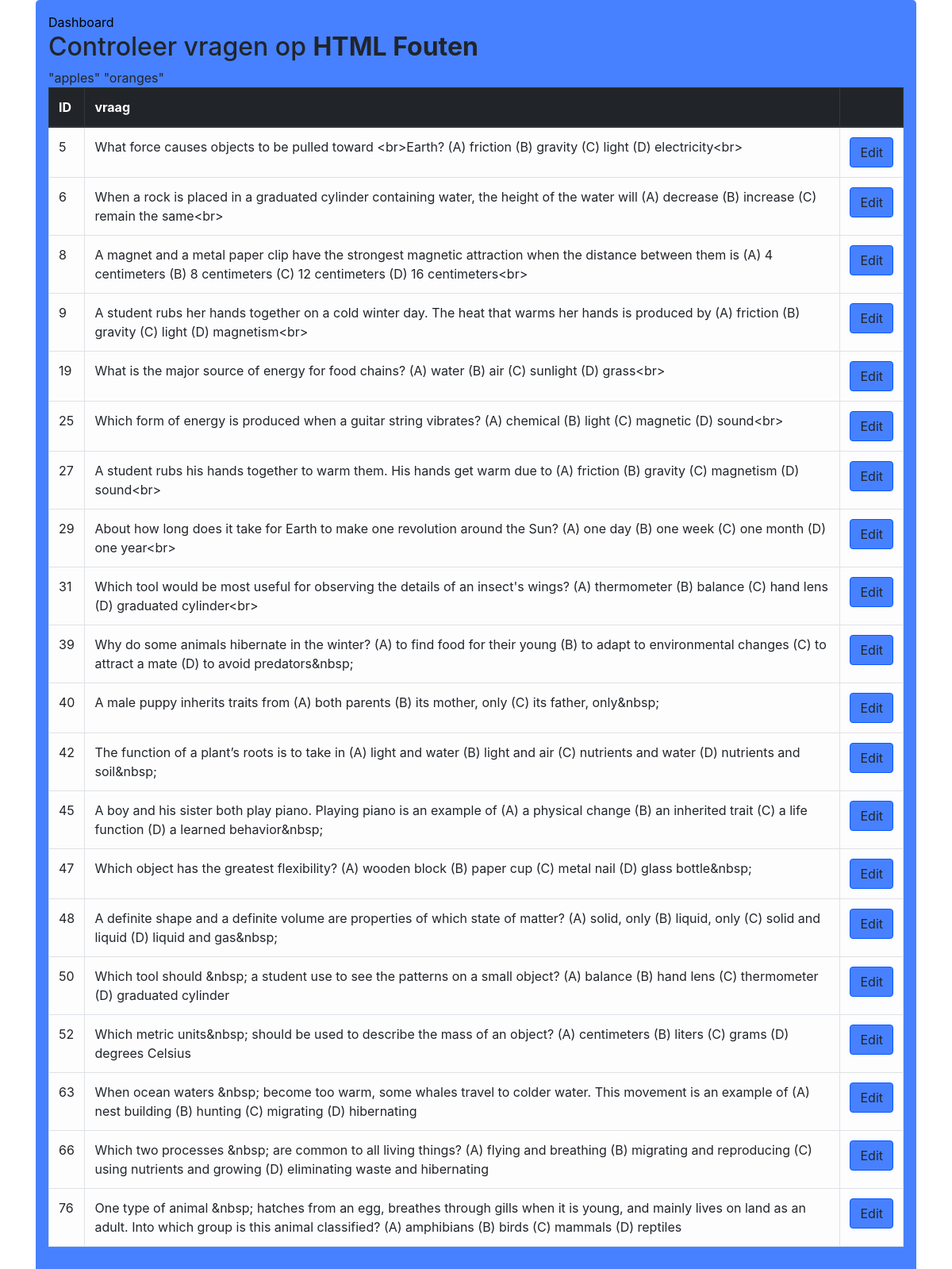
Page /editor/cleaner/ on the committed database.
### tables this page shows
CREATE TABLE `vragen` (
  `id` integer NOT NULL
,  `leerdoel` integer DEFAULT NULL
,  `vraag` text NOT NULL
,  `auteur` integer DEFAULT NULL
);

### main.py (the view)
@app.route("/editor/cleaner/")
def htmleditor():
    con = sqlite3.connect(DATABASE)
    con.row_factory = sqlite3.Row
    cur = con.cursor()
    cur.execute("SELECT * FROM vragen WHERE vraag LIKE '%<br>%' OR vraag LIKE '%&nbsp;%'")
    rows = cur.fetchall()
    return render_template("HTMLeditor.html",rows = rows)

### main.py (called while the page is built)
@app.teardown_appcontext
def close_connection(exception):
    db = getattr(g, '_database', None)
    if db is not None:
        db.close()

@app.before_request
def before_request():
    g.user = None
    if 'user_id' in session:
        user = [x for x in users if x.id == session['user_id']][0]
        g.user = user

### templates/HTMLeditor.html (shortened to what this page needs)
<!DOCTYPE html>
<html lang="en">
<head>
    <link rel="stylesheet" href="/static/bootstrap.css" type="text/css">
</head>
<body>
<main>
<div class="container">
    <div class="row">
        <div class="col md-12">
            <div class="jumbotron p-3">
                <ul class="nav">
                    <a href="{{ url_for('menu') }}">Dashboard</a>
                </ul>
                <h2>Controleer vragen op <b>HTML Fouten</b></h2>
                    <a> "apples" "oranges" </a>
                <table class="table table-hover table-light table-bordered">
                    <thead class="thead-dark">
                    <tr>
                        <th>ID</th>
                        <th>vraag</th>
                        <th></th>
                    </thead>
                   {% for row in rows %}
                    <tr>
                        <td>{{row.id}}</td>
                        <td>{{row.vraag}}</td>
                        <td>
                            <a href="/editor/htmlcleaner/update/{{row.id}}" class="btn btn-warning btn-xs" data-toggle="modal" data-target="#modaledit{{row.id}}">Edit</a>
                        </td>
                    </tr>
            {% endfor %}
        </div>
    </main>
    </body>
</html>

### rows in the picture
vragen: id "5", vraag "What force causes objects to be pulled toward <br>Earth? (A) friction (B) gravity (C) light (D) electricity<br>"
vragen: id "6", vraag "When a rock is placed in a graduated cylinder containing water, the height of the water will (A) decrease (B) increase (C) remain the same<br>"
vragen: id "8", vraag "A magnet and a metal paper clip have the strongest magnetic attraction when the distance between them is (A) 4 centimeters (B) 8 centimeters (C) 12 centimeters (D) 16 centimeters<br>"
vragen: id "9", vraag "A student rubs her hands together on a cold winter day. The heat that warms her hands is produced by (A) friction (B) gravity (C) light (D) magnetism<br>"
vragen: id "19", vraag "What is the major source of energy for food chains? (A) water (B) air (C) sunlight (D) grass<br>"
vragen: id "25", vraag "Which form of energy is produced when a guitar string vibrates? (A) chemical (B) light (C) magnetic (D) sound<br>"
vragen: id "27", vraag "A student rubs his hands together to warm them. His hands get warm due to (A) friction (B) gravity (C) magnetism (D) sound<br>"
vragen: id "29", vraag "About how long does it take for Earth to make one revolution around the Sun? (A) one day (B) one week (C) one month (D) one year<br>"
vragen: id "31", vraag "Which tool would be most useful for observing the details of an insect's wings? (A) thermometer (B) balance (C) hand lens (D) graduated cylinder<br>"
vragen: id "39", vraag "Why do some animals hibernate in the winter? (A) to find food for their young (B) to adapt to environmental changes (C) to attract a mate (D) to avoid predators&nbsp;"
vragen: id "40", vraag "A male puppy inherits traits from (A) both parents (B) its mother, only (C) its father, only&nbsp;"
vragen: id "42", vraag "The function of a plant’s roots is to take in (A) light and water (B) light and air (C) nutrients and water (D) nutrients and soil&nbsp;"
vragen: id "45", vraag "A boy and his sister both play piano. Playing piano is an example of (A) a physical change (B) an inherited trait (C) a life function (D) a learned behavior&nbsp;"
vragen: id "47", vraag "Which object has the greatest flexibility? (A) wooden block (B) paper cup (C) metal nail (D) glass bottle&nbsp;"
vragen: id "48", vraag "A definite shape and a definite volume are properties of which state of matter? (A) solid, only (B) liquid, only (C) solid and liquid (D) liquid and gas&nbsp;"
vragen: id "50", vraag "Which tool should &nbsp; a student use to see the patterns on a small object? (A) balance (B) hand lens (C) thermometer (D) graduated cylinder"
vragen: id "52", vraag "Which metric units&nbsp; should be used to describe the mass of an object? (A) centimeters (B) liters (C) grams (D) degrees Celsius"
vragen: id "63", vraag "When ocean waters &nbsp; become too warm, some whales travel to colder water. This movement is an example of (A) nest building (B) hunting (C) migrating (D) hibernating"
vragen: id "66", vraag "Which two processes &nbsp; are common to all living things? (A) flying and breathing (B) migrating and reproducing (C) using nutrients and growing (D) eliminating waste and hibernating"
vragen: id "76", vraag "One type of animal &nbsp; hatches from an egg, breathes through gills when it is young, and mainly lives on land as an adult. Into which group is this animal classified? (A) amphibians (B) birds (C) mammals (D) reptiles"
